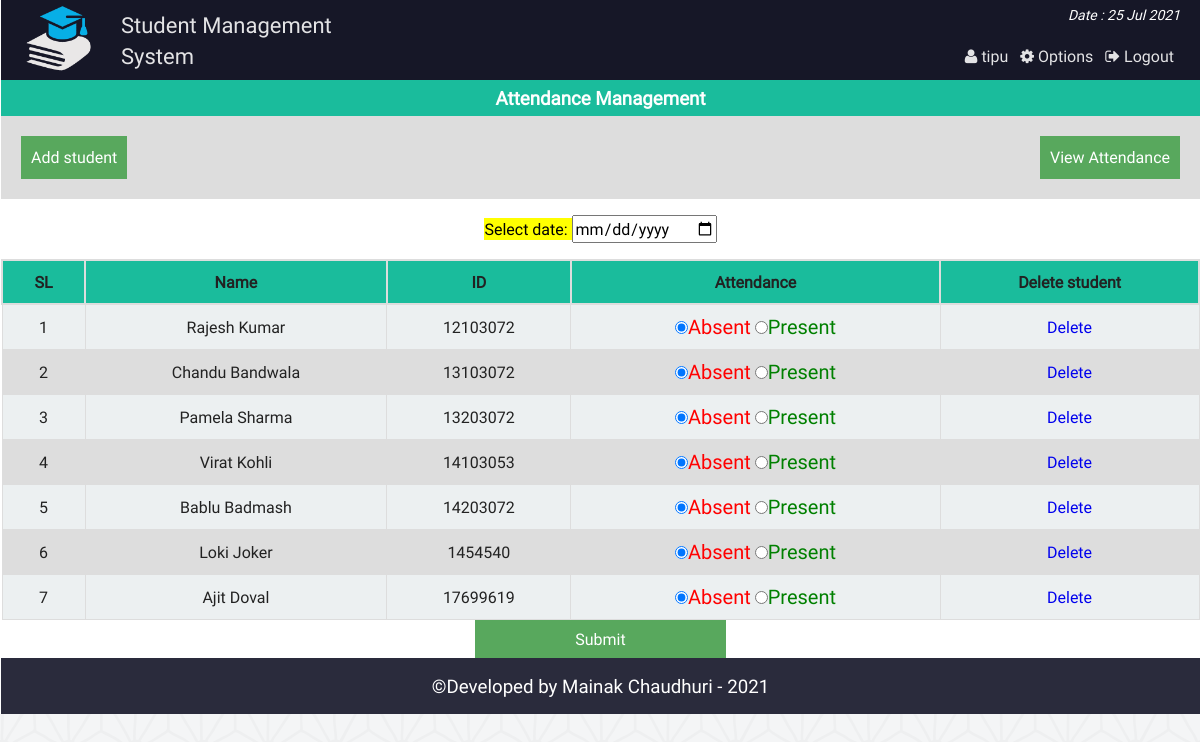
Screenshot of /class_att.php (signed in) with the database file from the repository.
### tables this page shows
CREATE TABLE `at_student` (
  `id` int(11) NOT NULL,
  `name` varchar(40) NOT NULL,
  `st_id` int(11) NOT NULL
);

### php/functions.php (called while the page is built, shortened)
<?php
class login_registration_class{
	public function attn_student(){
		global $conn;
		$sql = "select * from at_student";
		$result = $conn->query($sql);
		return $result;
	}
};
?>

### class_att.php (the view, shortened to what this page needs)
<?php
	require "php/config.php";
	require_once "php/functions.php";
	$user = new login_registration_class();
?>
<?php
include "php/headertop_admin.php";
?>
<div class="all_student fix">
		<h3 style="text-align:center;color:#fff;margin:0;padding:5px;background:#1abc9c">Attendance Management</h3>
		<div  class="fix" style="background:#ddd;padding:20px;">
			<span style="float:left;"><a style="color:#fff;" href="att_add.php"><button style="background:#58A85D;border:none;color:#fff;padding:10px;">Add student</button></a></span>
			<span style="float:right;"><a style="color:#fff;" href="att_view.php"> <button style="background:#58A85D;border:none;color:#fff;padding:10px;">View Attendance</button></a></span>
		</div>
	<form action="" method="post">
		<p style="text-align:center;color:#34495e;">
			<mark>Select date: <input type="date" name="attndate" required/></mark>
		</p>
		<table class="tab_one" style="text-align:center;">
			<tr>
				<th style="text-align:center;">SL</th>
				<th style="text-align:center;">Name</th>
				<th style="text-align:center;">ID</th>
				<th style="text-align:center;">Attendance</th>
				<th style="text-align:center;">Delete student</th>
			</tr>
			<?php
			$i=0;
				$alluser = $user->attn_student();
				while($rows = $alluser->fetch_assoc()){
				$i++;
		?>
			<tr>
				<td><?php echo $i;?></td>
				<td><?php echo $rows['name'];?></td>
				<td><?php echo $rows['st_id'];?></td>
				<td>
					<label style="color:red;font-size:20px"><input type="radio" name="attn[<?php echo $rows['st_id'];?>]" value="absent" checked/>Absent</label>
					<label style="color:green;font-size:20px"> <input type="radio" name="attn[<?php echo $rows['st_id'];?>]" value="present" />Present</label>
				</td>
				<td><a href="att_del.php?dl=<?php echo $rows['id']; ?>">Delete</a></td>
			</tr>
			<?php } ?>
		</table>
		<center>
		<span><input style="<text-align:right></text-align:right>;background:#58A85D;border:none;color:#fff;padding:8px 100px;" type="submit" name="submit" value="Submit" /></span> <br>
		</center>
	</form>
</div>
<?php include "php/footerbottom.php";?>

### css/main.css (style rules this page uses)
html { color: #222; font-size: 1em; line-height: 1.4; }
a { text-decoration:none; }
.fix { overflow:hidden; }
body { font-family:roboto !important; background:url(../img/ptrn.png) repeat fixed; }
.st_reg th, td { padding: 8px; }
table.tab_one { width:100%; }
table.tab_one th { background:#1abc9c; padding:10px; font-weight:bold; text-align:left; }
table.tab_one td { border:1px solid #ddd; padding:8px; }
table.tab_one td a { text-decoration:none; }
table.tab_one tr:nth-child(odd) { background:#ddd; }
table.tab_one tr:nth-child(even) { background:#ecf0f1; }
.all_student { min-height:450px; }
table.att_tab tr,td,th { border:2px solid #ddd; border-collapse:collapse; padding:8px; }

### rows the page displays
at_student: name "Rajesh Kumar", st "12103072"
at_student: name "Chandu Bandwala", st "13103072"
at_student: name "Pamela Sharma", st "13203072"
at_student: name "Virat Kohli", st "14103053"
at_student: name "Bablu Badmash", st "14203072"
at_student: name "Loki Joker", st "1454540"
at_student: name "Ajit Doval", st "17699619"

### other values shown
$admin_name "tipu"
